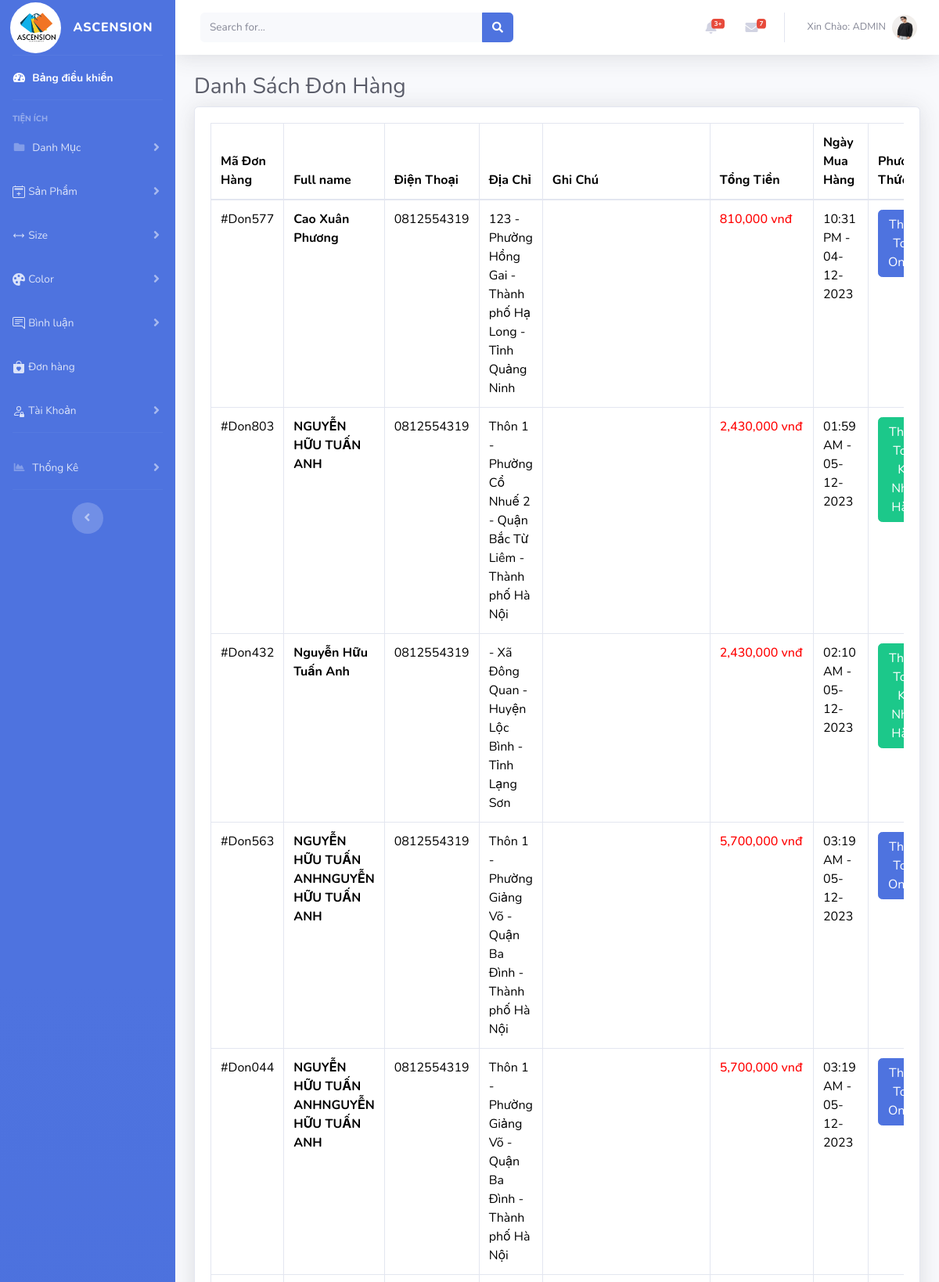
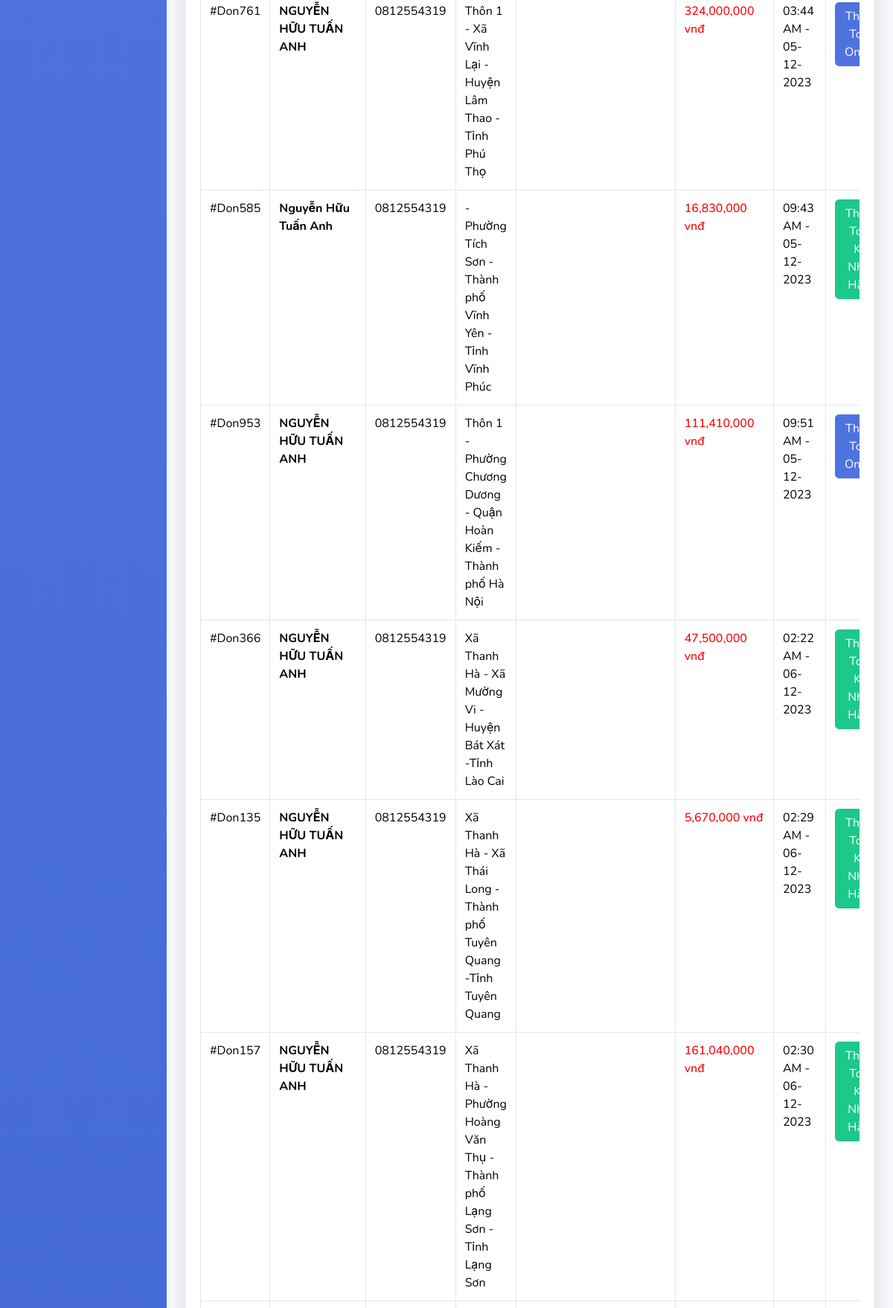
Page /admin/index.php?act=donhang (signed in, upper part) on the committed database (2 pictures, top to bottom).
### tables this page shows
CREATE TABLE `chitiet_donhang` (
  `id_ctdon` int(11) NOT NULL,
  `id_tk` int(11) NOT NULL,
  `ma_don` varchar(25) NOT NULL,
  `full_name` varchar(150) NOT NULL,
  `phone` varchar(10) NOT NULL,
  `dia_chi` text NOT NULL,
  `thoi_gian` datetime NOT NULL,
  `thanh_tien` int(11) NOT NULL,
  `trang_thai` tinyint(4) NOT NULL DEFAULT 0,
  `thanh_toan` tinyint(4) DEFAULT 0,
  `ghichu` text DEFAULT NULL,
  `faxNumber` varchar(50) DEFAULT NULL
);

### model/pdo.php (called while the page is built, shortened)
<?php
function pdo_get_connection(){
    $dburl = "mysql:host=127.0.0.1;dbname=duan1;charset=utf8";
    $username = 'root';
    $password = '';
    $conn = new PDO($dburl, $username, $password);
    $conn->setAttribute(PDO::ATTR_ERRMODE, PDO::ERRMODE_EXCEPTION);
    return $conn;
}
function pdo_query($sql){
    $sql_args = array_slice(func_get_args(), 1);
    try{
        $conn = pdo_get_connection();
        $stmt = $conn->prepare($sql);
        $stmt->execute($sql_args);
        $rows = $stmt->fetchAll();
        return $rows;
    }
    catch(PDOException $e){
        throw $e;
    }
    finally{
        unset($conn);
    }
}

### model/donhang.php (called while the page is built, shortened)
<?php
function load_don(){
    $sql = "SELECT * FROM `chitiet_donhang` " ;
    $don = pdo_query($sql) ;
    return $don ;
}
?>

### admin/donhang/list.php (the view, shortened to what this page needs)
<div class="container-fluid">
  <h1 class="h3 mb-2 text-gray-800">Danh Sách Đơn Hàng</h1>
  <div class="card shadow mb-4">
    <div class="card-body">
      <div class="table-responsive">
        <table class="table table-bordered" id="dataTable" width="100%" cellspacing="0">
          <thead>
            <tr>
              <th>Mã Đơn Hàng</th>
              <th>Full name</th>
              <th>Điện Thoại</th>
              <th>Địa Chỉ</th>
              <th>Ghi Chú</th>
              <th>Tổng Tiền</th>
              <th>Ngày Mua Hàng</th>
              <th>Phương Thức</th>
            </tr>
          </thead>
          <tbody>
            <?php foreach ($don as $key => $value) : ?>
              <tr>
                <td><?= $value['ma_don'] ?></td>
                <td><strong><?= $value['full_name'] ?></strong></td>
                <td><?= $value['phone'] ?></td>
                <td><?= $value['dia_chi'] ?></td>
                <td><?= $value['ghichu'] ?></td>
                <td style="color:red; font-weight:500"><?= number_format($value['thanh_tien'], 0, '.', ',') ?> vnđ</td>
                <td>
                  <?php
                    $dateTime = new DateTime($value['thoi_gian']);
                    $newFormat = $dateTime->format('h:i A - d-m-Y ');
                    echo $newFormat;
                  ?>
                </td>
                <td>
                  <?php
                  if ($value['thanh_toan'] == 0) {
                    echo "<p class='btn btn-primary'>Thanh Toán Online</p>";
                  } else {
                    echo " <p class='btn btn-success'>Thanh Toán Khi Nhận Hàng</p>";
                  }
                  ?>
                </td>
              </tr>
            <?php endforeach ?>
          </tbody>
        </table>
      </div>
    </div>
  </div>
</div>

### rows in the picture
chitiet_donhang: ma_don "#Don577", full_name "Cao Xuân Phương", phone "0812554319", dia_chi "123 - Phường Hồng Gai - Thành phố Hạ Long -Tỉnh Quảng Ninh", thanh_tien "810,000", thoi_gian "10:31 PM - 04-12-2023", thanh_toan "Thanh Toán Online"
chitiet_donhang: ma_don "#Don803", full_name "NGUYỄN HỮU TUẤN ANH", phone "0812554319", dia_chi "Thôn 1 - Phường Cổ Nhuế 2 - Quận Bắc Từ Liêm -Thành phố Hà Nội", thanh_tien "2,430,000", thoi_gian "01:59 AM - 05-12-2023", thanh_toan "Thanh Toán Khi Nhận Hàng"
chitiet_donhang: ma_don "#Don432", full_name "Nguyễn Hữu Tuấn Anh", phone "0812554319", dia_chi "- Xã Đông Quan - Huyện Lộc Bình -Tỉnh Lạng Sơn", thanh_tien "2,430,000", thoi_gian "02:10 AM - 05-12-2023", thanh_toan "Thanh Toán Khi Nhận Hàng"
chitiet_donhang: ma_don "#Don563", full_name "NGUYỄN HỮU TUẤN ANHNGUYỄN HỮU TUẤN ANH", phone "0812554319", dia_chi "Thôn 1 - Phường Giảng Võ - Quận Ba Đình -Thành phố Hà Nội", thanh_tien "5,700,000", thoi_gian "03:19 AM - 05-12-2023", thanh_toan "Thanh Toán Online"
chitiet_donhang: ma_don "#Don044", full_name "NGUYỄN HỮU TUẤN ANHNGUYỄN HỮU TUẤN ANH", phone "0812554319", dia_chi "Thôn 1 - Phường Giảng Võ - Quận Ba Đình -Thành phố Hà Nội", thanh_tien "5,700,000", thoi_gian "03:19 AM - 05-12-2023", thanh_toan "Thanh Toán Online"
chitiet_donhang: ma_don "#Don761", full_name "NGUYỄN HỮU TUẤN ANH", phone "0812554319", dia_chi "Thôn 1 - Xã Vĩnh Lại - Huyện Lâm Thao -Tỉnh Phú Thọ", thanh_tien "324,000,000", thoi_gian "03:44 AM - 05-12-2023", thanh_toan "Thanh Toán Online"
chitiet_donhang: ma_don "#Don585", full_name "Nguyễn Hữu Tuấn Anh", phone "0812554319", dia_chi "- Phường Tích Sơn - Thành phố Vĩnh Yên -Tỉnh Vĩnh Phúc", thanh_tien "16,830,000", thoi_gian "09:43 AM - 05-12-2023", thanh_toan "Thanh Toán Khi Nhận Hàng"
chitiet_donhang: ma_don "#Don953", full_name "NGUYỄN HỮU TUẤN ANH", phone "0812554319", dia_chi "Thôn 1 - Phường Chương Dương - Quận Hoàn Kiếm -Thành phố Hà Nội", thanh_tien "111,410,000", thoi_gian "09:51 AM - 05-12-2023", thanh_toan "Thanh Toán Online"
chitiet_donhang: ma_don "#Don366", full_name "NGUYỄN HỮU TUẤN ANH", phone "0812554319", dia_chi "Xã Thanh Hà - Xã Mường Vi - Huyện Bát Xát -Tỉnh Lào Cai", thanh_tien "47,500,000", thoi_gian "02:22 AM - 06-12-2023", thanh_toan "Thanh Toán Khi Nhận Hàng"
chitiet_donhang: ma_don "#Don135", full_name "NGUYỄN HỮU TUẤN ANH", phone "0812554319", dia_chi "Xã Thanh Hà - Xã Thái Long - Thành phố Tuyên Quang -Tỉnh Tuyên Quang", thanh_tien "5,670,000", thoi_gian "02:29 AM - 06-12-2023", thanh_toan "Thanh Toán Khi Nhận Hàng"
chitiet_donhang: ma_don "#Don157", full_name "NGUYỄN HỮU TUẤN ANH", phone "0812554319", dia_chi "Xã Thanh Hà - Phường Hoàng Văn Thụ - Thành phố Lạng Sơn -Tỉnh Lạng Sơn", thanh_tien "161,040,000", thoi_gian "02:30 AM - 06-12-2023", thanh_toan "Thanh Toán Khi Nhận Hàng"

### other values in the picture
$_SESSION['username']['name_tk'] "ADMIN"
